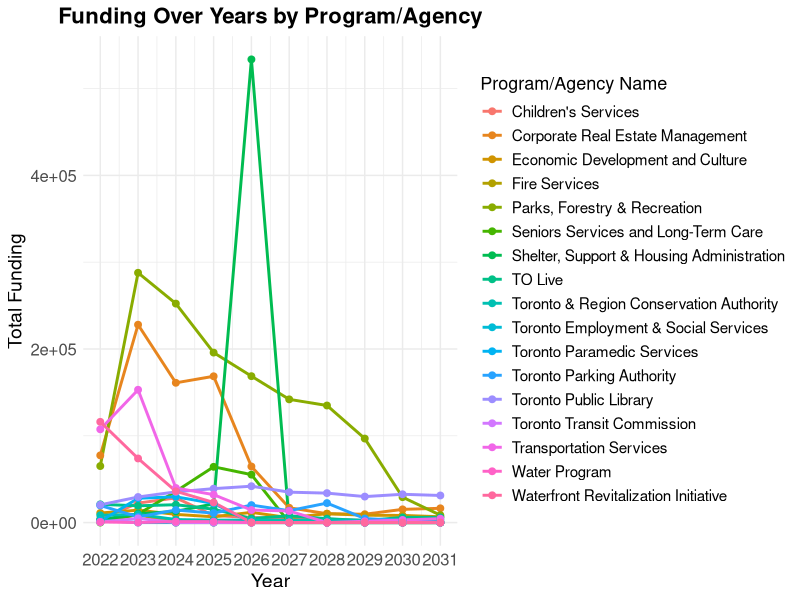
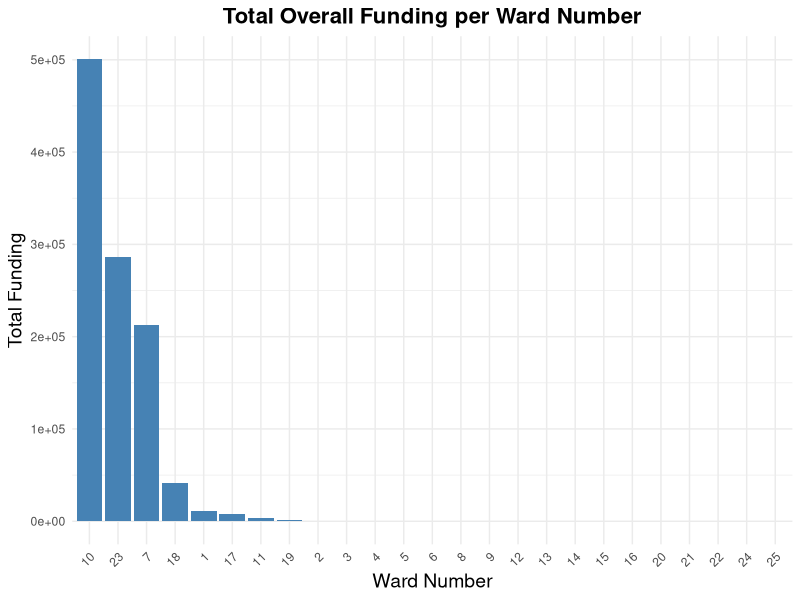
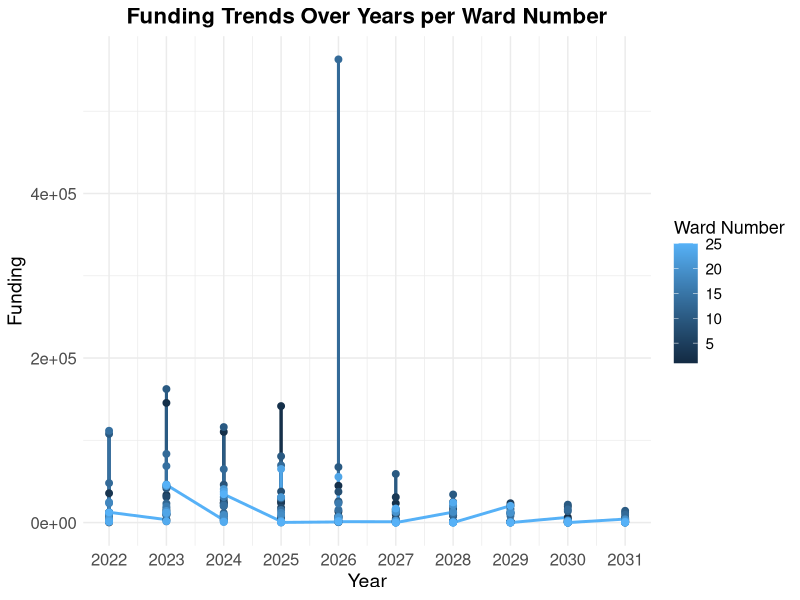
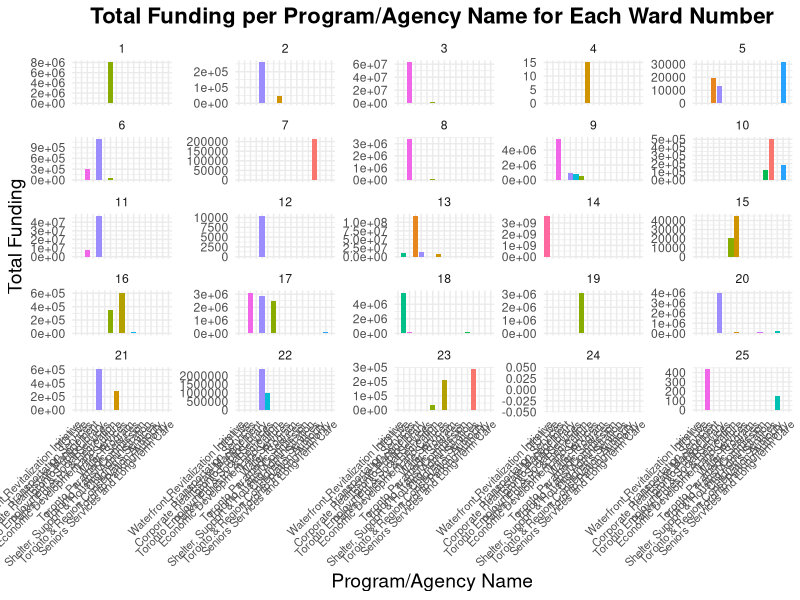

Reproduce these figures in R, in order.
#### Preamble ####
# Purpose: Explores data in an attempt to understand it more
# Author: Maria Mangru
# Date: September 2024
# Contact: maria.mangru@mail.utoronto.ca
# License: MIT

#### Workspace setup ####
library(dplyr)
library(tidyverse)
library(readr)
library(knitr)
library(kableExtra)

# names of programs by wards only

ward_data <- read_csv("data/analysis_data/test.csv")

unique_programs <- ward_data |>
  select('Program/Agency Name') |>
  distinct()

unique_programs




# Identify year columns
year_cols <- as.character(2022:2031)

clean_funding <- function(x) {
  x |>
    str_replace_all("-", "0") |>
    str_replace_all(",", "") |>
    as.numeric()
}

# Apply the cleaning function to year columns
ward_data_clean <- ward_data |>
  mutate(across(all_of(year_cols), clean_funding))

# Change data to Long Format
ward_data_long <- ward_data_clean |>
  pivot_longer(
    cols = all_of(year_cols),
    names_to = "Year",
    values_to = "Funding"
  )

## Exploring funding for each program type by year (2022 - 2031) ##

# Aggregate funding by Program/Agency Name and Year
ward_funding <- ward_data_long |>
  group_by(`Program/Agency Name`, Year) |>
  summarise(Total_Funding = sum(Funding, na.rm = TRUE)) |>
  ungroup()


# Visualize funding over years for each Program/Agency Name
ggplot(ward_funding, aes(x = as.integer(Year), y = Total_Funding, color = `Program/Agency Name`)) +
  geom_line(size = 1) +
  geom_point(size = 2) +
  labs(
    title = "Funding Over Years by Program/Agency",
    x = "Year",
    y = "Total Funding",
    color = "Program/Agency Name"
  ) +
  theme_minimal() +
  scale_x_continuous(breaks = 2022:2031) +
  theme(
    plot.title = element_text(size = 16, face = "bold", hjust = 0.5),
    axis.text = element_text(size = 12),
    axis.title = element_text(size = 14),
    legend.title = element_text(size = 13),
    legend.text = element_text(size = 11)
  )


## Funding by ward ##

## Aggregate the data ##

# Total overall funding per Ward Number
total_funding_ward <- ward_data_clean |>
  group_by(`Ward Number`) |>
  summarise(Total_Funding = sum(`2022`:`2031`, na.rm = TRUE)) |>
  arrange(desc(Total_Funding))


## Funding per Year per Ward Number
funding_yearly_ward <- ward_data_long |>
  group_by(`Ward Number`, Year) |>
  summarise(Funding = sum(Funding, na.rm = TRUE)) |>
  arrange(`Ward Number`, Year)


## Total funding per Program/Agency per Ward Number
total_funding_program_ward <- ward_data_clean |>
  group_by(`Ward Number`, `Program/Agency Name`) |>
  summarise(Total_Funding = sum(`2022`:`2031`, na.rm = TRUE)) |>
  arrange(`Ward Number`, desc(Total_Funding))


## Yearly funding per Program/Agency per Ward Number
funding_yearly_program_ward <- ward_data_long |>
  group_by(`Ward Number`, `Program/Agency Name`, Year) |>
  summarise(Funding = sum(Funding, na.rm = TRUE)) |>
  arrange(`Ward Number`, `Program/Agency Name`, Year)


## Create tables ## 

## Total Overall Funding per Ward Number
total_funding_ward |>
  arrange(desc(Total_Funding)) |>
  kable(col.names = c("Ward Number", "Total Funding"), 
        format = "html", 
        caption = "Total Overall Funding per Ward Number") |>
  kable_styling(full_width = FALSE, position = "center")

# Funding for Each Year per Ward Number
funding_yearly_ward |>
  pivot_wider(names_from = Year, values_from = Funding) |>
  arrange(`Ward Number`) |>
  kable(col.names = c("Ward Number", as.character(2022:2031)), 
        format = "html", 
        caption = "Yearly Funding per Ward Number") |>
  kable_styling(full_width = FALSE, position = "center")

# Total Funding per Program/Agency Name for Each Ward Number
total_funding_program_ward |>
  arrange(`Ward Number`, desc(Total_Funding)) |>
  kable(col.names = c("Ward Number", "Program/Agency Name", "Total Funding"), 
        format = "html", 
        caption = "Total Funding per Program/Agency Name for Each Ward Number") |>
  kable_styling(full_width = FALSE, position = "center")

# Yearly Funding per Program/Agency Name for Each Ward Number
funding_yearly_program_ward |>
  arrange(`Ward Number`, `Program/Agency Name`, Year) |>
  pivot_wider(names_from = Year, values_from = Funding) |>
  kable(col.names = c("Ward Number", "Program/Agency Name", as.character(2022:2031)), 
        format = "html", 
        caption = "Yearly Funding per Program/Agency Name for Each Ward Number") |>
  kable_styling(full_width = FALSE, position = "center")

## Graphs ##

# Total Overall Funding per Ward Number
ggplot(total_funding_ward, aes(x = reorder(`Ward Number`, -Total_Funding), y = Total_Funding)) +
  geom_bar(stat = "identity", fill = "steelblue") +
  labs(
    title = "Total Overall Funding per Ward Number",
    x = "Ward Number",
    y = "Total Funding"
  ) +
  theme_minimal() +
  theme(
    plot.title = element_text(size = 16, face = "bold", hjust = 0.5),
    axis.text.x = element_text(angle = 45, hjust = 1),
    axis.title = element_text(size = 14)
  )

# Funding Trends Over Years per Ward Number
ggplot(funding_yearly_ward, aes(x = as.integer(Year), y = Funding, color = `Ward Number`)) +
  geom_line(size = 1) +
  geom_point(size = 2) +
  labs(
    title = "Funding Trends Over Years per Ward Number",
    x = "Year",
    y = "Funding",
    color = "Ward Number"
  ) +
  theme_minimal() +
  scale_x_continuous(breaks = 2022:2031) +
  theme(
    plot.title = element_text(size = 16, face = "bold", hjust = 0.5),
    axis.text = element_text(size = 12),
    axis.title = element_text(size = 14),
    legend.title = element_text(size = 13),
    legend.text = element_text(size = 11)
  )

# Total Funding per Program/Agency Name for Each Ward Number
ggplot(total_funding_program_ward, aes(x = reorder(`Program/Agency Name`, -Total_Funding), y = Total_Funding, fill = `Program/Agency Name`)) +
  geom_bar(stat = "identity") +
  labs(
    title = "Total Funding per Program/Agency Name for Each Ward Number",
    x = "Program/Agency Name",
    y = "Total Funding"
  ) +
  theme_minimal() +
  facet_wrap(~ `Ward Number`, scales = "free_y") +
  theme(
    plot.title = element_text(size = 16, face = "bold", hjust = 0.5),
    axis.text.x = element_text(angle = 45, hjust = 1, size = 8),
    axis.title = element_text(size = 14),
    legend.position = "none"
  )
